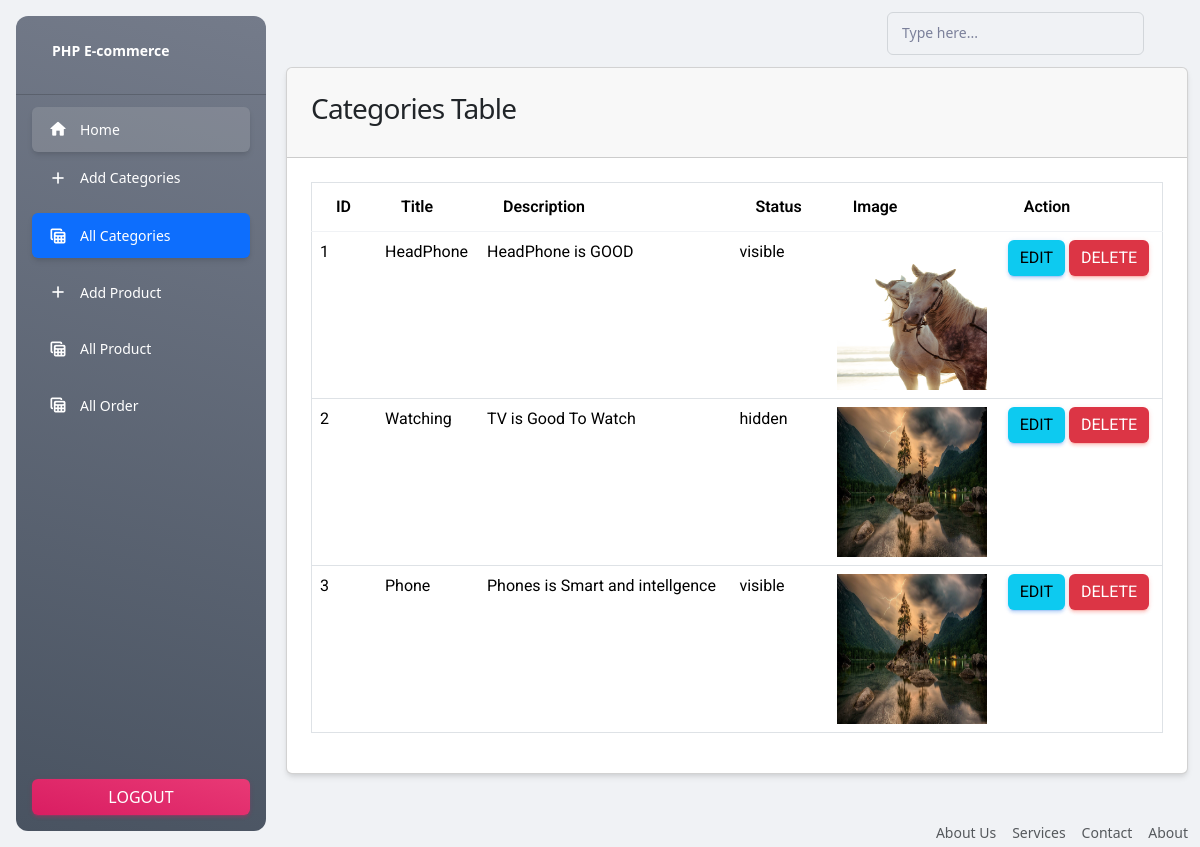
/E-commerce/Admin/displayCategories.php (signed in), run on the app's committed database.
### tables this page shows
CREATE TABLE `categories` (
  `id` bigint(20) NOT NULL,
  `title` varchar(50) NOT NULL,
  `desc` varchar(255) NOT NULL,
  `status` int(11) DEFAULT 0,
  `image` varchar(255) NOT NULL
);

### E-commerce/Admin/displayCategories.php (the view, shortened to what this page needs)
<?php
include_once("./pages/header.php");
$sql = "SELECT * FROM `categories`";
$result = mysqli_query($conn, $sql);
$categories = mysqli_fetch_all($result, MYSQLI_ASSOC);
?>
<div class="container">
    <div class="row">
        <div class="col-md-12">
            <div class="card">
                <div class="card-header">
                    <h3>Categories Table</h3>
                </div>
                <div class="card-body">
                    <table class="table ">
                        <thead class="border">
                            <tr>
                                <th scope="col">ID</th>
                                <th scope="col">Title</th>
                                <th scope="col">Description</th>
                                <th scope="col">Status</th>
                                <th scope="col">image</th>
                                <th scope="col">Action</th>
                            </tr>
                        </thead>
                        <tbody>
                            <?php
                            $count = 1;
                            foreach ($categories as $key => $value): ?>
                                <tr class="border">
                                    <td scope="row">
                                        <?= $count++ ?>
                                    </td>
                                    <td>
                                        <?= $value["title"] ?>
                                    </td>
                                    <td>
                                        <?= $value["desc"] ?>
                                    </td>
                                    <td>
                                        <?= $value["status"] == "1" ? "visible" : "hidden" ?>
                                    </td>
                                    <td>
                                        <img src="img/<?= $value["image"] ?>" width="150" height="150" alt="">
                                    </td>
                                    <td>
                                        <a href="./edit.php?id=<?= $value["id"] ?>" class="btn btn-info">Edit</a>
                                        <a href="./controller/DeleteController.php?id=<?= $value["id"] ?>"
                                            class="btn btn-danger">Delete</a>
                                    </td>
                                </tr>
                                <?php
                            endforeach; ?>
                        </tbody>
                    </table>
                </div>
            </div>
        </div>
    </div>
</div>
<?php
include_once("./pages/footer.php");
?>

### E-commerce/Admin/pages/header.php (shortened to what this page needs)
<?php
$scriptName = $_SERVER["SCRIPT_NAME"];
$stringToArray = explode("/", $scriptName);
$page = end($stringToArray);
?>
<!DOCTYPE html>
<html lang="en">
<head>
    <link id="pagestyle" href="assets/style/material-dashboard.min.css" rel="stylesheet" />
    <link rel="stylesheet" href="https://cdnjs.cloudflare.com/ajax/libs/bootstrap/5.3.2/css/bootstrap.min.css">
</head>
<body class="g-sidenav-show  bg-gray-200">
    <?php include_once "sidebar.php"; ?>
    <main class="main-content position-relative max-height-vh-100 h-100 border-radius-lg ">
        <?php include_once "navbar.php"; ?>

### E-commerce/Admin/pages/sidebar.php (shortened to what this page needs)
<aside
    class="sidenav navbar navbar-vertical navbar-expand-xs border-0 border-radius-xl my-3 fixed-start ms-3   bg-gradient-secondary"
    id="sidenav-main">
    <div class="sidenav-header">
        <a class="navbar-brand m-0" href="../index.php" target="_blank">
            <span class="ms-1 font-weight-bold text-white">PHP E-commerce</span>
        </a>
    </div>
    <hr class="horizontal light mt-0 mb-2">
    <div class="collapse navbar-collapse  w-auto  max-height-vh-100" id="sidenav-collapse-main">
        <ul class="navbar-nav">
            <li class="nav-item">
                <a class="nav-link text-dark active bg-gradient-primary" href="index.php">
                    <div class="text-white text-center me-2 d-flex align-items-center justify-content-center">
                        <i class="material-icons opacity-10">home</i>
                    </div>
                    <span class="nav-link-text ms-1">Home</span>
                </a>
            </li>
            <li class="nav-item mb-2">
                <a class="nav-link text-white <?= $page === "categories.php" ? 'active bg-primary' : ''; ?>"
                    href="categories.php">
                    <div class="text-white text-center me-2 d-flex align-items-center justify-content-center">
                        <i class="material-icons opacity-10">add</i>
                    </div>
                    <span class="nav-link-text ms-1">Add Categories</span>
                </a>
            </li>
            <li class="nav-item mb-2">
                <a class="nav-link text-white <?= $page === "displayCategories.php" ? 'active bg-primary' : ''; ?>"
                    href="displayCategories.php">
                    <div class="text-white text-center me-2 d-flex align-items-center justify-content-center">
                        <i class="material-icons opacity-10">table_view</i>
                    </div>
                    <span class="nav-link-text ms-1">All Categories</span>
                </a>
            </li>
            <li class="nav-item mb-2">
                <a class="nav-link text-white <?= $page === "AddProduct.php" ? 'active bg-primary' : ''; ?>"
                    href="AddProduct.php">
                    <div class="text-white text-center me-2 d-flex align-items-center justify-content-center">
                        <i class="material-icons opacity-10">add</i>
                    </div>
                    <span class="nav-link-text ms-1">Add Product</span>
                </a>
            </li>
            <li class="nav-item mb-2">
                <a class="nav-link text-white <?= $page === "AllProduct.php" ? 'active bg-primary' : ''; ?>"
                    href="AllProduct.php">
                    <div class="text-white text-center me-2 d-flex align-items-center justify-content-center">
                        <i class="material-icons opacity-10">table_view</i>
                    </div>
                    <span class="nav-link-text ms-1">All Product</span>
                </a>
            </li>
            <li class="nav-item mb-2">
                <a class="nav-link text-white <?= $page === "order.php" ? 'active bg-primary' : ''; ?>"
                    href="order.php">
                    <div class="text-white text-center me-2 d-flex align-items-center justify-content-center">
                        <i class="material-icons opacity-10">table_view</i>
                    </div>
                    <span class="nav-link-text ms-1">All Order</span>
                </a>
            </li>
        </ul>
    </div>
    <div class="sidenav-footer position-absolute w-100 bottom-0 ">
        <div class="mx-3">
            <a class="btn bg-gradient-primary mt-4 w-100" href="../controller/LogoutController.php" type="button">
                Logout
            </a>
        </div>
    </div>
</aside>

### E-commerce/Admin/pages/navbar.php
<nav class="navbar navbar-main navbar-expand-lg px-0 mx-4 shadow-none border-radius-xl" id="navbarBlur"
    navbar-scroll="true">
    <div class="container-fluid py-1 px-3">
        <div class="collapse navbar-collapse mt-sm-0 mt-2 me-md-0 me-sm-4" id="navbar">
            <div class="ms-md-auto pe-md-3 d-flex align-items-center">
                <div class="input-group input-group-outline">
                    <label class="form-label">Type here...</label>
                    <input type="text" class="form-control">
                </div>
            </div>
        </div>
    </div>
</nav>

### E-commerce/Admin/pages/footer.php (shortened to what this page needs)
<footer class="footer pt-5">
    <div class="container-fluid">
        <div class="row align-items-center justify-content-lg-between">
            <div class="col-lg-12">
                <ul class="nav nav-footer justify-content-center justify-content-lg-end">
                    <li class="nav-item">
                        <a href="#" class="nav-link pe-0 text-muted" target="_blank">About Us</a>
                    </li>
                    <li class="nav-item">
                        <a href="#" class="nav-link pe-0 text-muted" target="_blank">Services</a>
                    </li>
                    <li class="nav-item">
                        <a href="#" class="nav-link pe-0 text-muted" target="_blank">Contact</a>
                    </li>
                    <li class="nav-item">
                        <a href="#" class="nav-link pe-0 text-muted" target="_blank">About</a>
                    </li>
                </ul>
            </div>
        </div>
    </div>
</footer>
</main>
</body>
</html>

### data on the page
categories: title "HeadPhone", desc "HeadPhone is GOOD", status "visible", image (picture)
categories: title "Watching", desc "TV is Good To Watch", status "hidden", image (picture)
categories: title "Phone", desc "Phones is Smart and intellgence", status "visible", image (picture)
